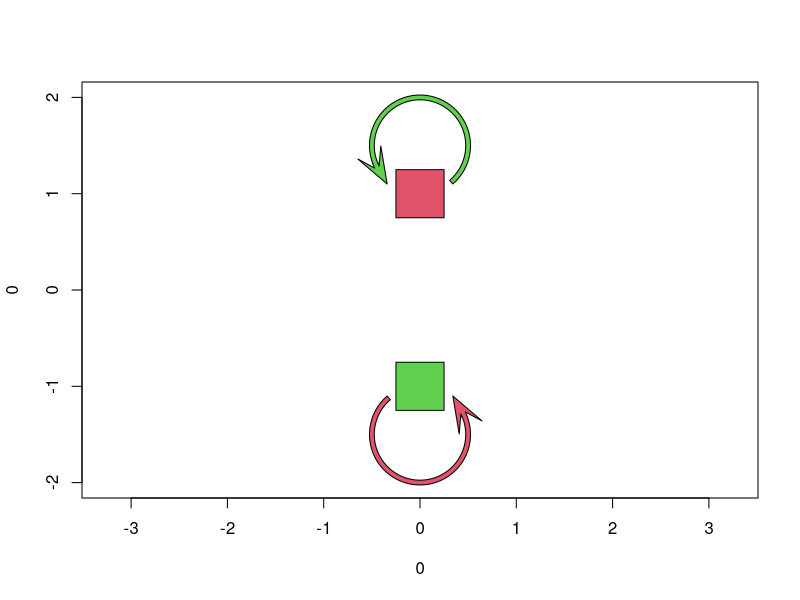

Reproduce this figure in R.
library(network)


### Name: network.loop
### Title: Add Loops to a Plot
### Aliases: network.loop
### Keywords: aplot graphs

### ** Examples

#Plot a few polygons with loops
plot(0,0,type="n",xlim=c(-2,2),ylim=c(-2,2),asp=1)
network.loop(c(0,0),c(1,-1),col=c(3,2),width=0.05,length=0.4,
  offset=sqrt(2)/4,angle=20,radius=0.5,edge.steps=50,arrowhead=TRUE)
polygon(c(0.25,-0.25,-0.25,0.25,NA,0.25,-0.25,-0.25,0.25), 
    c(1.25,1.25,0.75,0.75,NA,-1.25,-1.25,-0.75,-0.75),col=c(2,3))
